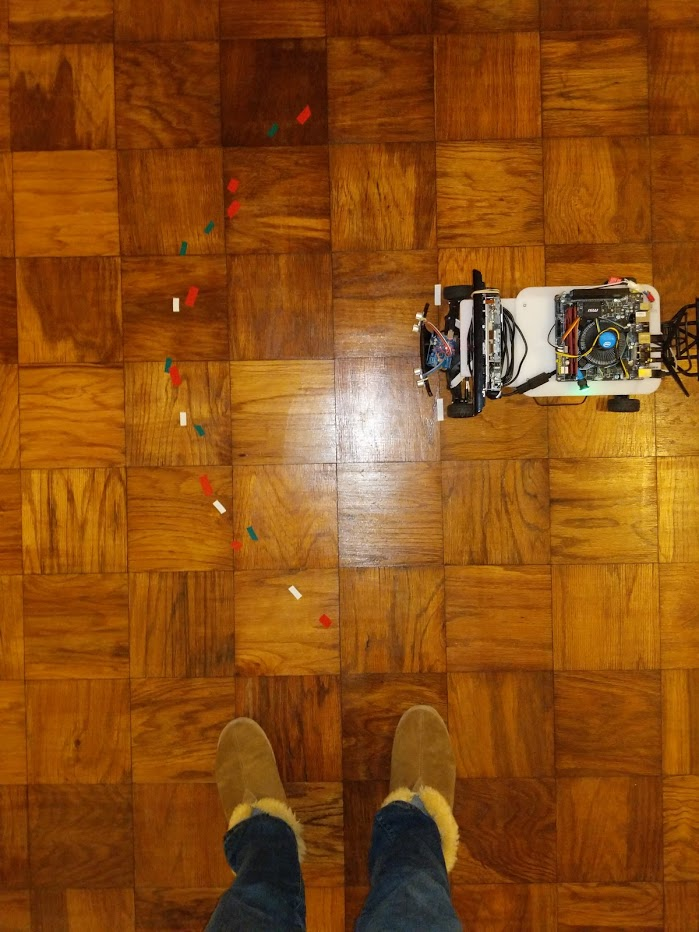
#> input picture src/gudrun_motor/steering_data/IMG_20190307_192522.jpg, 699 x 932 px
$ jupyter execute 'steering calibration.ipynb'   (shell and % lines are left out)   (older library calls are emulated)
#> lines starting #> are read from the running program, lines starting #| are printed output that depends on the picture
Front-to-back wheelbase is .337 m.

[cell 1]
import numpy as np, matplotlib.pyplot as plt, scipy.ndimage

[cell 2]
raw = plt.imread('IMG_20190307_192522.jpg')
#> raw is the input picture: shape (932, 699, 3); mean R, G, B 139, 76.8, 19.8

Data collected thanks to [Ankit Rohatgi's WebPlotDigitizer](https://apps.automeris.io/wpd/).

[cell 3]
cropped = np.fliplr(np.rot90(raw[:700], k=1, axes=(0, 1)))
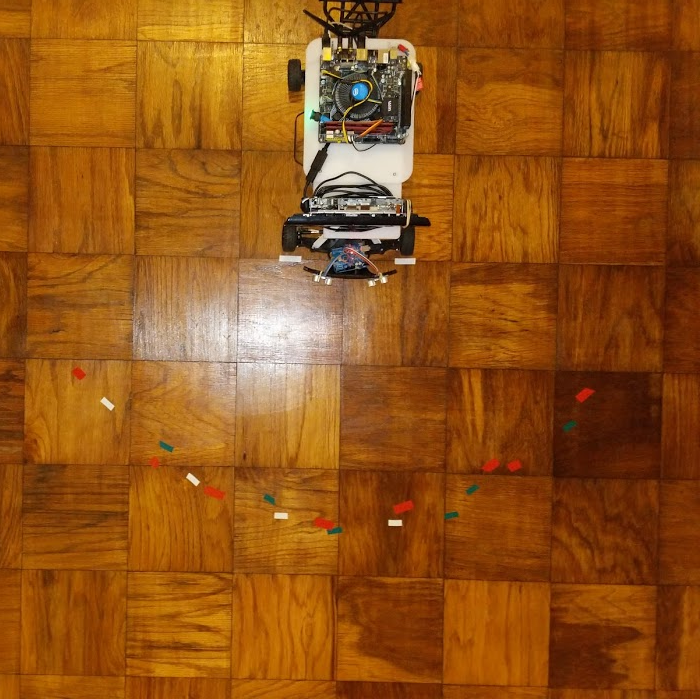
#> cropped: shape (699, 700, 3); mean R, G, B 147.4, 83.1, 22.5
cropped = scipy.ndimage.rotate(cropped, 1.25)
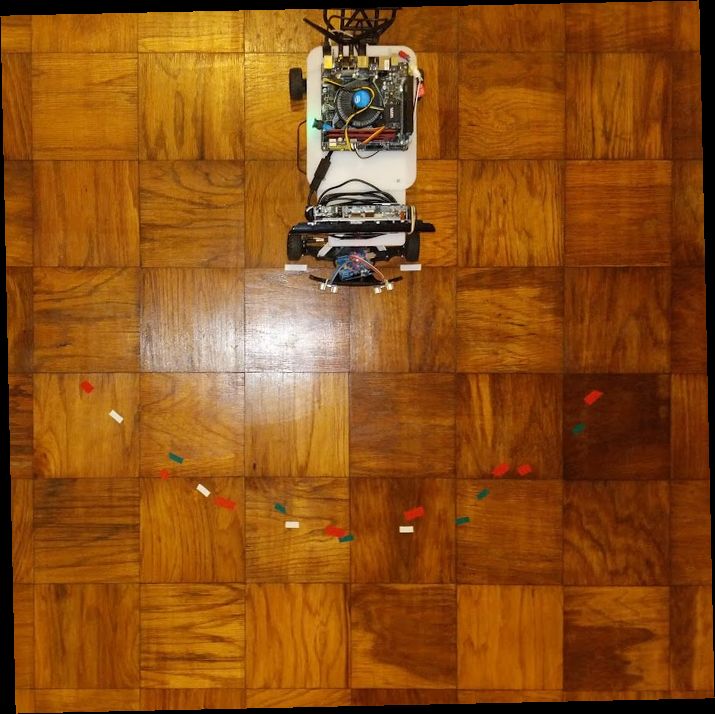
#> cropped: shape (714, 715, 3); mean R, G, B 140.9, 79.5, 21.6

labeled = np.array([
    [float(x) for x in r.split(',')]
    for r in
    '''
    0.5164939360529218, 0.6186077979352513
    0.4861283953092113, 0.686685777287762
    0.36748391299989985, 0.7709225218001406
    0.3125391400220508, 0.7743883933046007
    0.2796326551067456, 0.8280520196451842
    0.23480134308910494, 0.8843552169990982
    0.12946537035180927, 0.8695047609501856
    0.11545244061341098, 0.9011107547358927
    -0.015770973238448338, 0.925325949684274
    -0.03509221208780189, 0.9064128495539743
    -0.13320787811967516, 0.896244762954796
    -0.15751037385987765, 0.8581431291971535
    -0.27716117069259294, 0.8459781497444121
    -0.32287300791821183, 0.8179298386288464
    -0.40451027362934755, 0.7833399819585045
    -0.38337766863786715, 0.7467761852260197
    -0.5086135110754735, 0.6575816377668636
    -0.5690930139320438, 0.5888380274631652
    -0.12238999699308406, 0.32956329557983355
    0.13100000000000012, 0.3295173899969931
    0.14596892853563204, -0.06850696602185047
    -0.11461621729978955, -0.07073338678961649
    '''.split('\n')
    if len(r.strip()) > 0
])

# Points 20 and 21
yoffset = labeled[20:22][:, 1].mean()
labeled[:, 1] -= yoffset

#xoffset = np.diff(labeled[18:20][:, 0])
xoffset = .0#25

labeled[:, 0] -= xoffset

pairs = (
    [0,  3,  'r',  1  ],
    [1,  4,  'g',  .75],
    [2,  6,  'r',  .5 ],
    [5,  8,  'g',  .25],
    [7,  10, 'w',  0  ],
    [9,  12, 'r', -.25],
    [11, 15, 'g', -.5 ],
    [13, 16, 'w', -.75],
    [14, 17, 'r', -1  ]
)

def get_prediction(reciprocal_diameter, driving_distance):

    if reciprocal_diameter == 0:
        xpred = 0
        ypred = driving_distance

    else:
        diameter = np.abs(1. / reciprocal_diameter)
        radius = diameter / 2.
        signed_radius = (1. / reciprocal_diameter) / 2.

        circumfrence = np.pi * diameter
        angle_fraction = driving_distance / circumfrence
        theta = angle_fraction * np.pi * 2

        if signed_radius > 0:
            xpred = radius * np.cos(np.pi - theta)
            ypred = radius * np.sin(np.pi - theta)
        else:
            xpred = radius * np.cos(theta)
            ypred = radius * np.sin(theta)

        xpred += signed_radius

    return xpred, ypred

[cell 4]
def objective(driving_distance_turn_rate):
    driving_distance, turn_rate = driving_distance_turn_rate
    true_positions = np.array([
        labeled[[i,j]].mean(0)
        for (i,j,c,w) in pairs
    ])

    predicted_positions = np.array([
        get_prediction(w / turn_rate, driving_distance)
        for (i,j,c,w) in pairs
    ])

    deviations = true_positions - predicted_positions

    distances = np.linalg.norm(deviations, axis=1)

    return np.mean(distances)

from scipy.optimize import minimize
solution = minimize(objective, [1, 1.5])
print(solution)
best_driving_distance, best_turn_rate = solution.x

[cell 5]
def show_results(label_points=False, draw_arcs=False, label_with_pair_indices=True):
#> called with label_points = True, draw_arcs = False, label_with_pair_indices = False
    fig, ax = plt.subplots(figsize=(12,12))

    ax.axvline(0, color='w')
    ax.axhline(0, color='w')

    ax.imshow(
        cropped,
        origin='lower',
        extent=[-.76-xoffset, .79-xoffset, -.25-yoffset, 1.3-yoffset]
    )

    def add_text(x, y, label):
        ax.text(x+offset, y-offset, label, color='black', fontsize=size)
        ax.text(x, y, label, color=c, fontsize=size)

    def draw_arc(reciprocal_diameter, begin, end, label, driving_distance=.98, legend=False, **kw):
        from matplotlib import patches

        xpred, ypred = get_prediction(reciprocal_diameter, best_driving_distance)

        x0, y0 = begin
        x1, y1 = end

        kw.setdefault('linestyle', '-')
        ax.scatter(
            [x1], [y1], color=kw['color'], s=420, marker='d',
            label='truth' if legend else None)

        add_text(x1, y1, label)

        ax.scatter(
            [xpred], [ypred],
            s=650, edgecolor=c,
            facecolor='none', marker='d', linewidth=2,
            label='prediction' if legend else None
        )

        if reciprocal_diameter == 0:
            ax.axvline(0, **kw)
            return xpred, ypred

        else:
            diameter = 1. / reciprocal_diameter

        xc = diameter / 2.
        yc = 0

        #theta = np.abs(360.*driving_distance/np.pi*reciprocal_diameter)
        ax.add_patch(
            patches.Arc(
                [xc,yc],
                diameter, diameter, angle=0.0,
                #theta1=0 if reciprocal_diameter<0 else (180 - theta),
                #theta2=theta if reciprocal_diameter<0 else 180.,
                **kw
            )
        )

        return xpred, ypred

    offset = .005
    size = 24

    paired = []
    for (i,j,c,w) in pairs:
        paired.append(i)
        paired.append(j)

    if not label_with_pair_indices:
        for i in range(len(labeled)):
            if i not in paired:
                add_text(labeled[i, 0], labeled[i, 1], str(i))

    for k, (i, j, c, w) in enumerate(pairs):
        label = 'ABCDEFGHIJKLMNOPQRSTUVWXYZ'[k]

        reciprocal_radius = w / best_turn_rate

        if label_points:
            for l in (i,j):
                ax.scatter(
                    labeled[l, 0], labeled[l, 1],
                    edgecolor=c, facecolor='none', s=800, linewidth=2,
                    label=None if l else 'Final front tire positions'
                )
                if not label_with_pair_indices:
                    label = str(l)
                add_text(labeled[l, 0], labeled[l, 1], label)

        if draw_arcs:
            draw_arc(
                reciprocal_radius, labeled[[18,19]].mean(0), labeled[[i,j]].mean(0),
                label,
                color=c, linewidth=4, legend=not k,
            )

    ax.legend()

    ax.grid(False)
    ax.set_xlabel('$x$ [m]')
    ax.set_ylabel('$y$ [m]');

    ax.set_xlim(-.68, .55)
    ax.set_ylim(-.08, 1.1);

    return fig, ax

show_results(label_points=True, label_with_pair_indices=False)[0].savefig('steering_data_indexed.png')
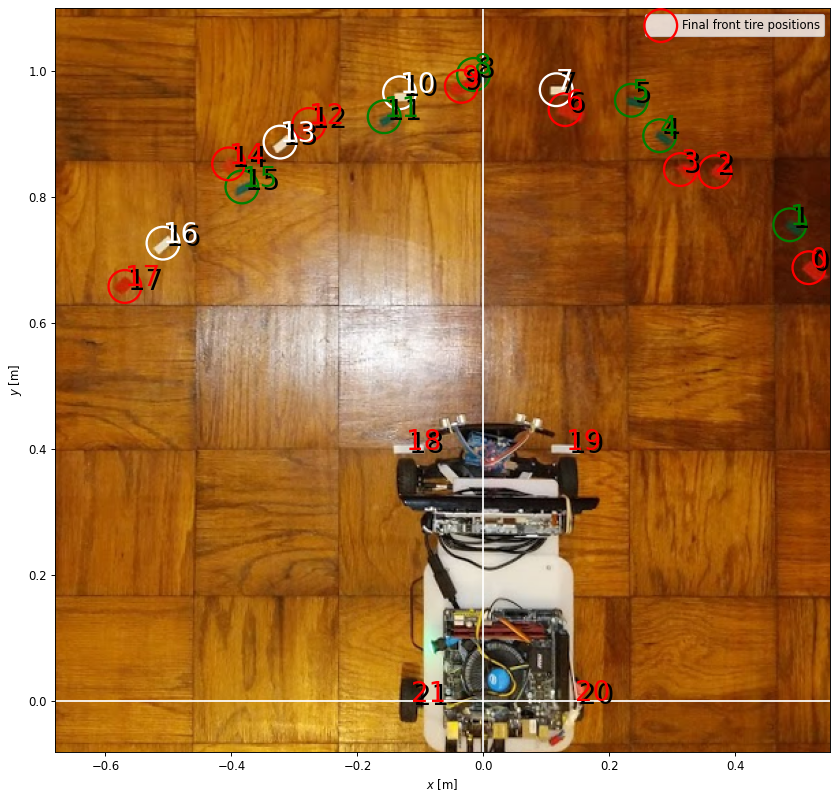
#> figure drawn by matplotlib, 1 panel
show_results(label_points=True)[0].savefig('steering_pairs.png')
show_results(draw_arcs=True)[0].savefig('steering_arcs_optimal.png')
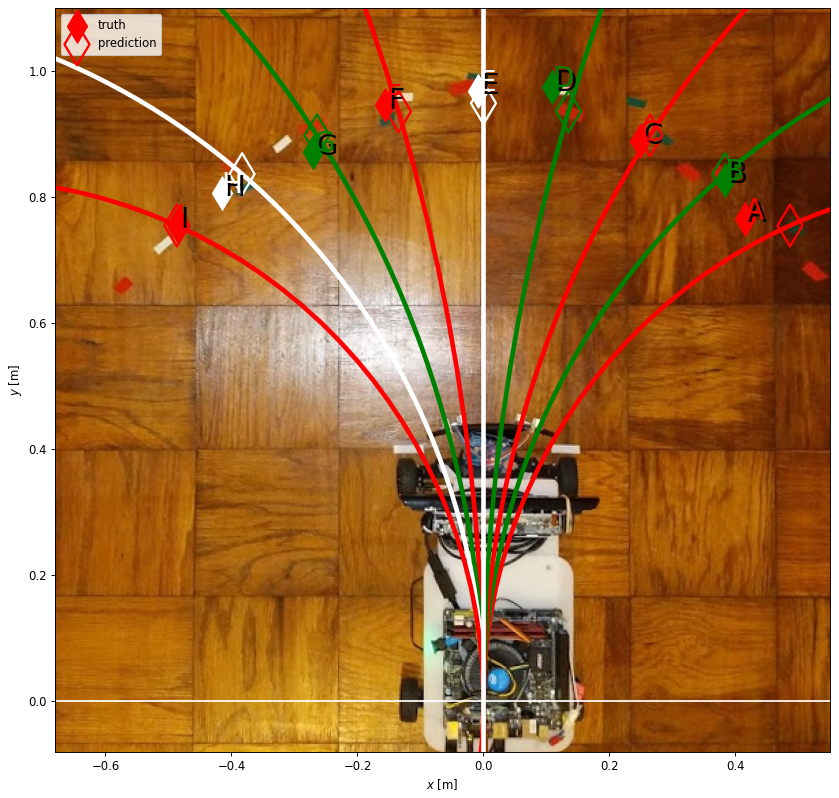
#> figure drawn by matplotlib, 1 panel
